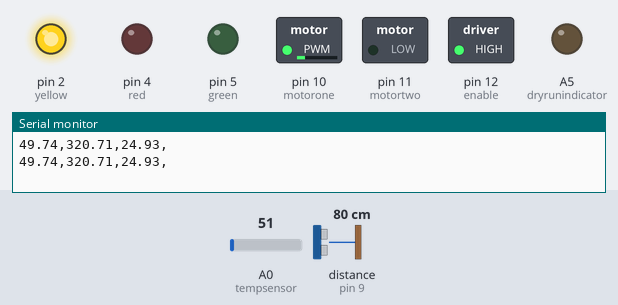
A sketch run on a simulated Arduino Uno, built with avr-gcc and run on an emulated ATmega328P. Shown: switched loads named in the sketch (green lamp = pin HIGH), output pins drawn as LEDs (lit = HIGH), the last lines printed to the serial monitor. Dashed ring = blinking. Inputs (shaded band) come from the test bench; at power-on: distance to the obstacle (sensor on pin 9) 80 cm, A0 (tempsensor) = 51. The echo pulse lasts 58.3 µs per cm; pins used as bus, display or sensor lines are not drawn.

Above: at 1.8 s.
1.9 s: distance to the obstacle (sensor on pin 9) set to 2 cm
At 2.9 s:
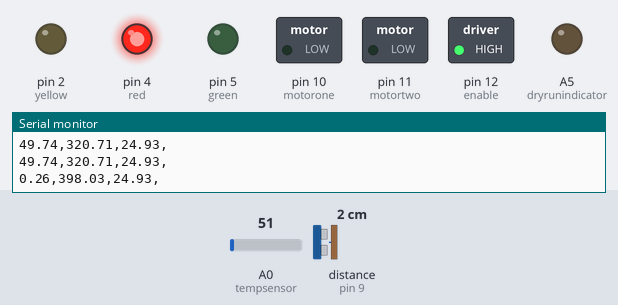
4.1 s: distance to the obstacle (sensor on pin 9) set to 120 cm
At 5.6 s:
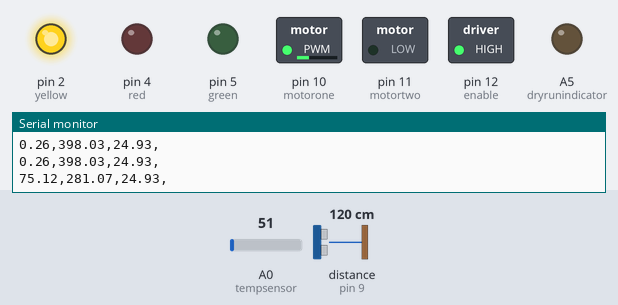
6.5 s: distance to the obstacle (sensor on pin 9) set to 250 cm
At 8.1 s:
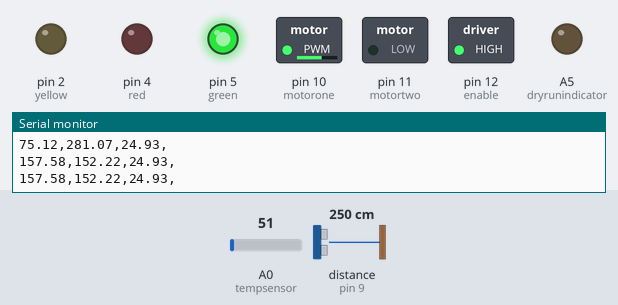
8.7 s: distance to the obstacle (sensor on pin 9) set to 4 cm
At 10.3 s:
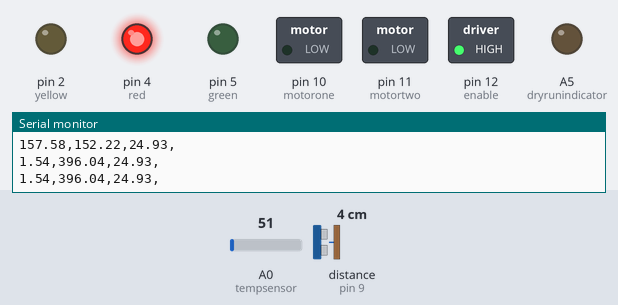
10.9 s: distance to the obstacle (sensor on pin 9) set to 203 cm
At 24.6 s:
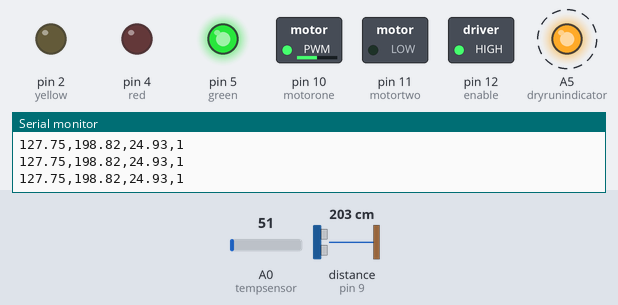
Timing chart, 0 to 26.7 s (numbered marks = the images above; inputs shaded):
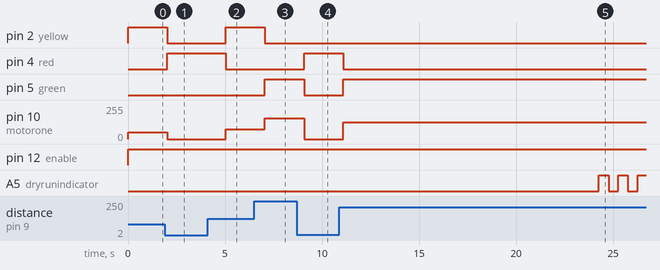

The sketch:

ultrasonic_sensor.ino
```cpp
const int echo=7;
const int trigger=9;
const int red=4;
const int yellow=2;
const int green=5;
const int enable=12;
const int motorone=10;
const int motortwo=11;
const int tempsensor=A0;
const int dryrunindicator=A5;
String drydisplaydata;
float drydata;
int counter=0;
float sensorinput;
float displaysensor;
float overrange;
float tankoverrange;
long inputdata;
float dutycycle;
float motorpwm;
float data;
float tank;
long sleep_count;
void setup() {
  Serial.begin(115200);
  // put your setup code here, to run once:
  pinMode(echo,OUTPUT);
  pinMode(trigger,INPUT);
  pinMode(red,OUTPUT);
  pinMode(yellow,OUTPUT);
  pinMode(green,OUTPUT);
  pinMode(enable,OUTPUT);
  pinMode(motorone,OUTPUT);
  pinMode(motortwo,OUTPUT);
  pinMode(tempsensor,INPUT);
  pinMode(dryrunindicator,OUTPUT);

}

void loop() {
  digitalWrite(echo,LOW);
  delayMicroseconds(2);
  digitalWrite(echo,HIGH);
  delayMicroseconds(10);
  digitalWrite(echo,LOW);
  inputdata=pulseIn(trigger,HIGH);
  data=inputdata*0.034/2;
  sensorinput=analogRead(tempsensor);

  displaysensor=((5*sensorinput)*100/1023);
  tank=400-data;
  tankoverrange=tank;
  dutycycle=tank*0.64;
  motorpwm=255.-dutycycle;
  overrange=motorpwm;
  if(overrange<0. || overrange>255.){
    motorpwm=0;
    }
  if(tankoverrange<0){
    tank=0;
    }else if(tankoverrange>400){
      tank=400;
      }
  if((tank>200) && (tank<395)){
    digitalWrite(yellow,HIGH);
    digitalWrite(green,LOW);
    digitalWrite(red,LOW);
    digitalWrite(enable,HIGH);
    analogWrite(motorone,motorpwm);
    digitalWrite(motortwo,LOW);
    stopmotor();
    }else if(tank<200){
      digitalWrite(green,HIGH);
      digitalWrite(yellow,LOW);
      digitalWrite(red,LOW);
      digitalWrite(enable,HIGH);
      analogWrite(motorone,motorpwm);
      digitalWrite(motortwo,LOW);
      stopmotor();

      }else if(tank>395){
        digitalWrite(green,LOW);
        digitalWrite(yellow,LOW);
        digitalWrite(red,HIGH);
        digitalWrite(enable,HIGH);
        analogWrite(motorone,0);
        digitalWrite(motortwo,LOW);
        sleep();
        }
  Serial.print(motorpwm);
  Serial.print(',');
  Serial.print(tank);
  Serial.print(',');
  Serial.print(displaysensor);
  Serial.print(',');
  Serial.println(drydisplaydata);
  counter++;

  delay(1000);

}
void sleep(){
  sleep_count=0;
  while(sleep_count!=20){
    sleep_count++;
    }

  }
void stopmotor(){
  if(counter==0){
    drydata=data;
    }

  if(counter>=12){
    counter=0;
    if((drydata-2.00)<=data  && (drydata+2)>=data){
      drydisplaydata="0";
      digitalWrite(dryrunindicator,HIGH);
      delay(500);
      digitalWrite(dryrunindicator,LOW);
      delay(500);
      digitalWrite(dryrunindicator,HIGH);
      delay(500);
      digitalWrite(dryrunindicator,LOW);
      delay(500);
      digitalWrite(dryrunindicator,HIGH);
      delay(6000);
      digitalWrite(dryrunindicator,LOW);
      }else{
        drydisplaydata="1";
        }
        drydata=data;
    }


  }
```

Measured:
- after the input at 1.9 s, pin 2 (yellow): HIGH → LOW after 0.11 s; pin 4 (red): LOW → HIGH after 0.11 s; pin 10 (motorone): 49/255 → 0/255 after 0.11 s
- after the input at 4.1 s, pin 2 (yellow): LOW → HIGH after 0.93 s; pin 4 (red): HIGH → LOW after 0.93 s; pin 10 (motorone): 0/255 → 75/255 after 0.93 s
- after the input at 6.5 s, pin 2 (yellow): HIGH → LOW after 0.55 s; pin 5 (green): LOW → HIGH after 0.55 s; pin 10 (motorone): 75/255 → 157/255 after 0.55 s
- after the input at 8.7 s, pin 4 (red): LOW → HIGH after 0.37 s; pin 5 (green): HIGH → LOW after 0.37 s; pin 10 (motorone): 157/255 → 0/255 after 0.37 s
- after the input at 10.9 s, pin 4 (red): HIGH → LOW after 0.19 s; pin 5 (green): LOW → HIGH after 0.19 s; pin 10 (motorone): 0/255 → 127/255 after 0.19 s; A5 (dryrunindicator): alternates HIGH for 0.50 s and LOW for 0.50 s, starting after 13.4 s
